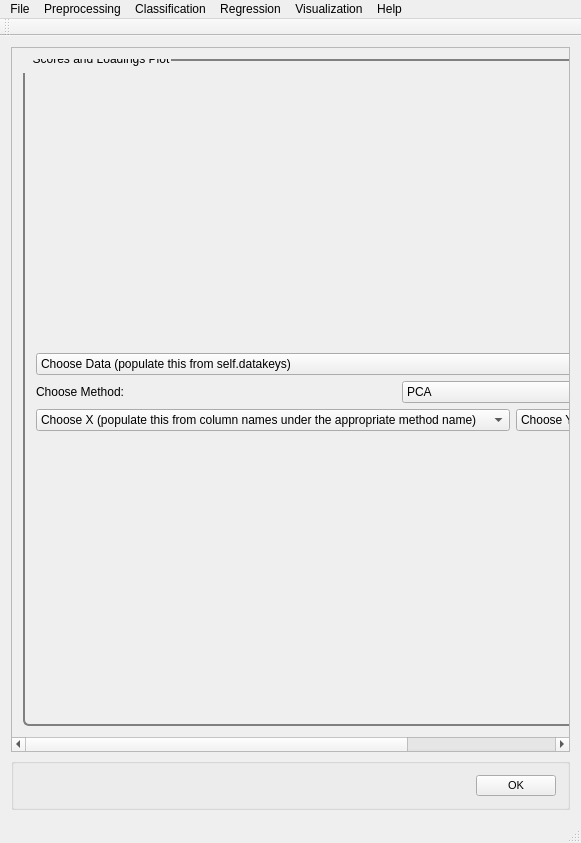
<?xml version="1.0" encoding="UTF-8"?>
<ui version="4.0">
 <class>MainWindow</class>
 <widget class="QMainWindow" name="MainWindow">
  <property name="geometry">
   <rect>
    <x>0</x>
    <y>0</y>
    <width>581</width>
    <height>843</height>
   </rect>
  </property>
  <property name="windowTitle">
   <string>PYSAT</string>
  </property>
  <widget class="QWidget" name="centralWidget">
   <layout class="QVBoxLayout" name="verticalLayout_9">
    <item>
     <widget class="QScrollArea" name="scrollArea">
      <property name="widgetResizable">
       <bool>true</bool>
      </property>
      <widget class="QWidget" name="scrollAreaWidgetContents_2">
       <property name="geometry">
        <rect>
         <x>0</x>
         <y>0</y>
         <width>557</width>
         <height>695</height>
        </rect>
       </property>
       <property name="font">
        <font>
         <pointsize>8</pointsize>
        </font>
       </property>
       <property name="styleSheet">
        <string notr="true">QGroupBox {
  border: 2px solid gray;
  border-radius: 6px;
  margin-top: 0.5em;
}

QGroupBox::title {

  padding-top: -14px;
  padding-left: 8px;
}
</string>
       </property>
       <layout class="QVBoxLayout" name="verticalLayout_8">
        <item>
         <widget class="QGroupBox" name="groupBox">
          <property name="title">
           <string>Scores and Loadings Plot</string>
          </property>
          <layout class="QVBoxLayout" name="verticalLayout_2">
           <item>
            <layout class="QVBoxLayout" name="verticalLayout">
             <item>
              <widget class="QComboBox" name="comboBox">
               <item>
                <property name="text">
                 <string>Choose Data (populate this from self.datakeys)</string>
                </property>
               </item>
              </widget>
             </item>
             <item>
              <layout class="QHBoxLayout" name="horizontalLayout_2">
               <item>
                <widget class="QLabel" name="label">
                 <property name="text">
                  <string>Choose Method:</string>
                 </property>
                </widget>
               </item>
               <item>
                <widget class="QComboBox" name="comboBox_4">
                 <item>
                  <property name="text">
                   <string>PCA</string>
                  </property>
                 </item>
                 <item>
                  <property name="text">
                   <string>FastICA</string>
                  </property>
                 </item>
                 <item>
                  <property name="text">
                   <string>ICA-JADE</string>
                  </property>
                 </item>
                </widget>
               </item>
              </layout>
             </item>
             <item>
              <layout class="QHBoxLayout" name="horizontalLayout">
               <item>
                <widget class="QComboBox" name="comboBox_3">
                 <item>
                  <property name="text">
                   <string>Choose X (populate this from column names under the appropriate method name)</string>
                  </property>
                 </item>
                </widget>
               </item>
               <item>
                <widget class="QComboBox" name="comboBox_2">
                 <item>
                  <property name="text">
                   <string>Choose Y (populate this the same as X)</string>
                  </property>
                 </item>
                </widget>
               </item>
              </layout>
             </item>
            </layout>
           </item>
          </layout>
         </widget>
        </item>
       </layout>
      </widget>
     </widget>
    </item>
    <item>
     <widget class="QGroupBox" name="OK">
      <layout class="QHBoxLayout" name="ok">
       <item>
        <spacer name="horizontalSpacer_5">
         <property name="orientation">
          <enum>Qt::Horizontal</enum>
         </property>
         <property name="sizeHint" stdset="0">
          <size>
           <width>40</width>
           <height>20</height>
          </size>
         </property>
        </spacer>
       </item>
       <item>
        <widget class="QPushButton" name="okButton">
         <property name="font">
          <font>
           <pointsize>8</pointsize>
          </font>
         </property>
         <property name="mouseTracking">
          <bool>false</bool>
         </property>
         <property name="text">
          <string>OK</string>
         </property>
        </widget>
       </item>
      </layout>
     </widget>
    </item>
   </layout>
  </widget>
  <widget class="QToolBar" name="mainToolBar">
   <attribute name="toolBarArea">
    <enum>TopToolBarArea</enum>
   </attribute>
   <attribute name="toolBarBreak">
    <bool>false</bool>
   </attribute>
  </widget>
  <widget class="QStatusBar" name="statusBar"/>
  <widget class="QMenuBar" name="menuBar">
   <property name="geometry">
    <rect>
     <x>0</x>
     <y>0</y>
     <width>581</width>
     <height>26</height>
    </rect>
   </property>
   <widget class="QMenu" name="menuFile">
    <property name="title">
     <string>File</string>
    </property>
    <addaction name="actionLoad_Refence_Data"/>
    <addaction name="actionLoad_Unknown_Data"/>
    <addaction name="actionSet_output_location"/>
    <addaction name="separator"/>
    <addaction name="actionSave_Current_Plots"/>
    <addaction name="actionSave_Current_Data"/>
    <addaction name="separator"/>
    <addaction name="actionCreate_New_Workflow"/>
    <addaction name="actionSave_Current_Workflow"/>
    <addaction name="separator"/>
    <addaction name="actionExit"/>
   </widget>
   <widget class="QMenu" name="menuPreprocessing">
    <property name="title">
     <string>Preprocessing</string>
    </property>
    <widget class="QMenu" name="menuBaseline_Removal">
     <property name="title">
      <string>Baseline Removal</string>
     </property>
     <addaction name="actionALS"/>
     <addaction name="actionDietrich"/>
     <addaction name="actionPolyFit"/>
     <addaction name="actionAirPLS"/>
     <addaction name="actionFABC"/>
     <addaction name="actionKK"/>
     <addaction name="actionMario"/>
     <addaction name="actionMedian"/>
     <addaction name="actionRubberband"/>
     <addaction name="actionUndecimated_Wavelet"/>
    </widget>
    <widget class="QMenu" name="menuCalibration_Transfer">
     <property name="title">
      <string>Calibration Transfer</string>
     </property>
     <addaction name="actionRatio"/>
     <addaction name="actionTommy_s_Methgod"/>
     <addaction name="actionPiecewise_Direct_Standardization"/>
     <addaction name="actionOthers_3"/>
    </widget>
    <addaction name="actionNormalization"/>
    <addaction name="actionNoise_Reduction"/>
    <addaction name="actionApply_Mask"/>
    <addaction name="actionInterpolate"/>
    <addaction name="actionInstrument_Response"/>
    <addaction name="menuBaseline_Removal"/>
    <addaction name="menuCalibration_Transfer"/>
    <addaction name="actionICA_2"/>
    <addaction name="actionPCA_2"/>
   </widget>
   <widget class="QMenu" name="menuRegression">
    <property name="title">
     <string>Regression</string>
    </property>
    <addaction name="actionCross_Validation"/>
    <addaction name="actionTrain"/>
    <addaction name="actionPredict"/>
    <addaction name="actionCreate_N_Folds"/>
    <addaction name="actionCreate_Test_Folds"/>
    <addaction name="actionSubmodel_Ranges"/>
   </widget>
   <widget class="QMenu" name="menuHelp">
    <property name="title">
     <string>Help</string>
    </property>
    <addaction name="actionIndex"/>
    <addaction name="actionContent_2"/>
    <addaction name="separator"/>
    <addaction name="actionAbout"/>
    <addaction name="actionAbout_QtCreator"/>
   </widget>
   <widget class="QMenu" name="menuClassification">
    <property name="title">
     <string>Classification</string>
    </property>
    <widget class="QMenu" name="menuSupervised">
     <property name="title">
      <string>Supervised</string>
     </property>
     <addaction name="actionPLS_DA"/>
     <addaction name="actionSIMCA"/>
    </widget>
    <widget class="QMenu" name="menuClustering">
     <property name="title">
      <string>Clustering</string>
     </property>
     <addaction name="actionK_means"/>
     <addaction name="actionHierarchical_2"/>
    </widget>
    <addaction name="menuSupervised"/>
    <addaction name="menuClustering"/>
   </widget>
   <widget class="QMenu" name="menuVisualization">
    <property name="title">
     <string>Visualization</string>
    </property>
    <addaction name="actionLine_Plot"/>
    <addaction name="action1_to_1_Plot"/>
    <addaction name="actionScatter_Plot"/>
   </widget>
   <addaction name="menuFile"/>
   <addaction name="menuPreprocessing"/>
   <addaction name="menuClassification"/>
   <addaction name="menuRegression"/>
   <addaction name="menuVisualization"/>
   <addaction name="menuHelp"/>
  </widget>
  <action name="actionLoad_Refence_Data">
   <property name="text">
    <string>Load Refence Data</string>
   </property>
  </action>
  <action name="actionLoad_Unknown_Data">
   <property name="text">
    <string>Load Unknown Data</string>
   </property>
  </action>
  <action name="actionSave_Current_Workflow">
   <property name="text">
    <string>Save Current Workflow</string>
   </property>
  </action>
  <action name="actionSave_Current_Plots">
   <property name="text">
    <string>Save Current Plots</string>
   </property>
  </action>
  <action name="actionSave_Current_Data">
   <property name="text">
    <string>Save Current Data</string>
   </property>
  </action>
  <action name="actionCreate_New_Workflow">
   <property name="text">
    <string>Create New Workflow</string>
   </property>
  </action>
  <action name="actionNoise_Reduction">
   <property name="text">
    <string>Noise Reduction</string>
   </property>
  </action>
  <action name="actionApply_Mask">
   <property name="text">
    <string>Apply Mask</string>
   </property>
  </action>
  <action name="actionInterpolate">
   <property name="text">
    <string>Interpolate (unknown to known)</string>
   </property>
  </action>
  <action name="actionInstrument_Response">
   <property name="text">
    <string>Instrument Response</string>
   </property>
  </action>
  <action name="actionALS">
   <property name="text">
    <string>ALS</string>
   </property>
  </action>
  <action name="actionDietrich">
   <property name="text">
    <string>Dietrich</string>
   </property>
  </action>
  <action name="actionPolyFit">
   <property name="text">
    <string>PolyFit</string>
   </property>
  </action>
  <action name="actionAirPLS">
   <property name="text">
    <string>AirPLS</string>
   </property>
  </action>
  <action name="actionFABC">
   <property name="text">
    <string>FABC</string>
   </property>
  </action>
  <action name="actionKK">
   <property name="text">
    <string>KK</string>
   </property>
  </action>
  <action name="actionMario">
   <property name="text">
    <string>Mario</string>
   </property>
  </action>
  <action name="actionMedian">
   <property name="text">
    <string>Median</string>
   </property>
  </action>
  <action name="actionRubberband">
   <property name="text">
    <string>Rubberband</string>
   </property>
  </action>
  <action name="actionUndecimated_Wavelet">
   <property name="text">
    <string>Undecimated Wavelet</string>
   </property>
  </action>
  <action name="actionRatio">
   <property name="text">
    <string>Ratio</string>
   </property>
  </action>
  <action name="actionTommy_s_Methgod">
   <property name="text">
    <string>Tommy's Method</string>
   </property>
  </action>
  <action name="actionPiecewise_Direct_Standardization">
   <property name="text">
    <string>Piecewise Direct Standardization</string>
   </property>
  </action>
  <action name="actionPCA">
   <property name="text">
    <string>PCA</string>
   </property>
  </action>
  <action name="actionICA">
   <property name="text">
    <string>ICA</string>
   </property>
  </action>
  <action name="actionK_Means">
   <property name="text">
    <string>K-Means</string>
   </property>
  </action>
  <action name="actionHierarchical">
   <property name="text">
    <string>Hierarchical</string>
   </property>
  </action>
  <action name="actionOthers">
   <property name="text">
    <string>Others...</string>
   </property>
  </action>
  <action name="actionOthers_2">
   <property name="text">
    <string>Others...</string>
   </property>
  </action>
  <action name="actionOthers_3">
   <property name="text">
    <string>Others...</string>
   </property>
  </action>
  <action name="actionPLS">
   <property name="text">
    <string>PLS</string>
   </property>
  </action>
  <action name="actionSM_PLS">
   <property name="text">
    <string>SM-PLS</string>
   </property>
  </action>
  <action name="actionICA_Regression">
   <property name="text">
    <string>ICA Regression</string>
   </property>
  </action>
  <action name="actionGaussian_Process">
   <property name="text">
    <string>Gaussian Process</string>
   </property>
  </action>
  <action name="actionMLP">
   <property name="text">
    <string>MLP</string>
   </property>
  </action>
  <action name="actionSVM">
   <property name="text">
    <string>SVM</string>
   </property>
  </action>
  <action name="actionOthers_4">
   <property name="text">
    <string>Others...</string>
   </property>
  </action>
  <action name="actionOthers_5">
   <property name="text">
    <string>Others...</string>
   </property>
  </action>
  <action name="actionIndex">
   <property name="text">
    <string>Index</string>
   </property>
  </action>
  <action name="actionContent_2">
   <property name="text">
    <string>Content</string>
   </property>
  </action>
  <action name="actionAbout">
   <property name="text">
    <string>About...</string>
   </property>
  </action>
  <action name="actionAbout_QtCreator">
   <property name="text">
    <string>About Qt...</string>
   </property>
  </action>
  <action name="actionExit">
   <property name="text">
    <string>Exit</string>
   </property>
  </action>
  <action name="actionNormalization">
   <property name="text">
    <string>Normalization</string>
   </property>
  </action>
  <action name="actionICA_2">
   <property name="text">
    <string>ICA</string>
   </property>
  </action>
  <action name="actionPCA_2">
   <property name="text">
    <string>PCA</string>
   </property>
  </action>
  <action name="actionPLS_DA">
   <property name="text">
    <string>PLS-DA</string>
   </property>
  </action>
  <action name="actionSIMCA">
   <property name="text">
    <string>SIMCA</string>
   </property>
  </action>
  <action name="actionK_means">
   <property name="text">
    <string>K-means</string>
   </property>
  </action>
  <action name="actionHierarchical_2">
   <property name="text">
    <string>Hierarchical</string>
   </property>
  </action>
  <action name="actionCross_Validation">
   <property name="text">
    <string>Cross Validation</string>
   </property>
  </action>
  <action name="actionTrain">
   <property name="text">
    <string>Train</string>
   </property>
  </action>
  <action name="actionPredict">
   <property name="text">
    <string>Predict</string>
   </property>
  </action>
  <action name="actionLine_Plot">
   <property name="text">
    <string>Line Plot</string>
   </property>
  </action>
  <action name="action1_to_1_Plot">
   <property name="text">
    <string>1 to 1 Plot</string>
   </property>
  </action>
  <action name="actionScatter_Plot">
   <property name="text">
    <string>Scatter Plot</string>
   </property>
  </action>
  <action name="actionSet_output_location">
   <property name="text">
    <string>Output Location</string>
   </property>
  </action>
  <action name="actionCreate_N_Folds">
   <property name="text">
    <string>Create N Folds</string>
   </property>
  </action>
  <action name="actionCreate_Test_Folds">
   <property name="text">
    <string>Create Test Folds</string>
   </property>
  </action>
  <action name="actionSubmodel_Ranges">
   <property name="text">
    <string>Submodel Ranges</string>
   </property>
  </action>
 </widget>
 <layoutdefault spacing="6" margin="11"/>
 <resources/>
 <connections/>
</ui>
